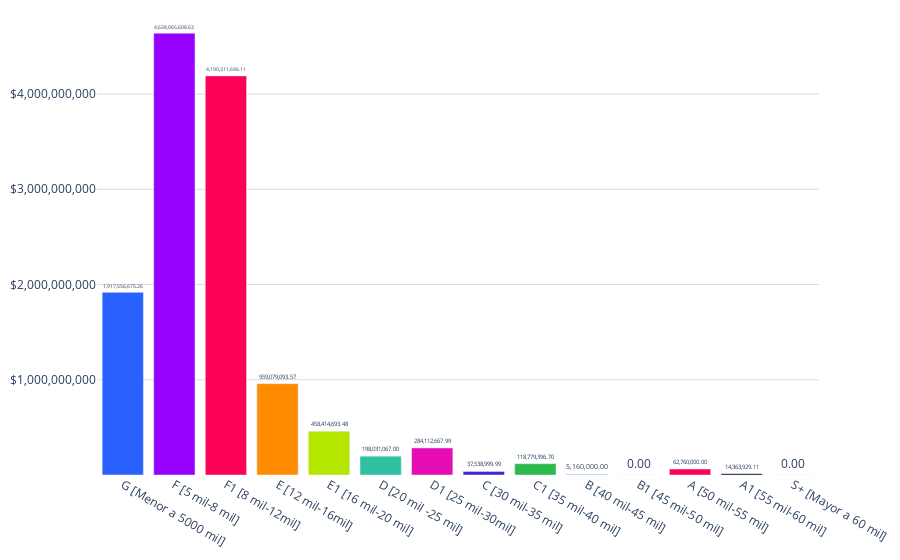

The notebook cell saved with this chart:
### Code cell
pd.options.display.float_format = '{:,.2f}'.format # Mostrar comas como separadores de miles y dos decimales
colores = ['#2962ff', '#9500ff', '#ff0059', '#ff8c00', '#b4e600', '#2EC2A2','#E50CB6','#4225CF','#2CBA4D','#2962ff', '#9500ff', '#ff0059']

fig = go.Figure()
fig.add_trace(go.Bar(
    x=df_volumen_ms_parejas['Label'],  # Eje x: Categoría
    y=df_volumen_ms_parejas['Suma_Volumen'],  # Eje y: Cantidad
    text=df_volumen_ms_parejas['Suma_Volumen'].apply(lambda x: '{:,.2f}'.format(x)),  # Texto con el formato deseado
    textposition='outside',  # Posición del texto (parte superior de las barras)
    marker_color=colores,  # Especifica los colores de las barras
))
fig.update_layout(
    #title='Volumen del mercado salarial de parejas',  # Título de la gráfica
    title_x=0.5,
    yaxis=dict(
        #title='Total valor',  # Título del eje y
        tickvals=[1000000000, 2000000000, 3000000000, 4000000000, 5000000000],  # Posiciones de las líneas del eje y
        ticktext=['$1,000,000,000', '$2,000,000,000', '$3,000,000,000', '$4,000,000,000', '$5,000,000,000'],  # Etiquetas de las líneas del eje y
        gridcolor='#dddcda', # Color de las líneas que dividen los rangos del eje Y
        gridwidth=1, # Ancho de las líneas que dividen los rangos del eje Y
    ),
    margin=dict(l=10, r=10, t=10, b=10),  # Ajusta los márgenes (left, right, top, bottom)        
    plot_bgcolor='rgba(0,0,0,0)',  # Color de fondo del gráfico
)

# Exportar gráfica como archivo HTML
def guardar_grafico_como_html(fig, nombre_archivo,  carpeta='assets/graficas'):
    # Crear la carpeta si no existe
    if not os.path.exists(carpeta):
        os.makedirs(carpeta)
    
    # Gráfica como archivo HTML en la carpeta especificada
    pio.write_html(fig, f'{carpeta}/{nombre_archivo}.html')

# Exportar
guardar_grafico_como_html(fig, 'g_bar_mercadosalario_parejas_vol',  carpeta='assets/graficas')

fig.show()

### Figure 1 — Plotly figure (JSON) as saved in the notebook; plotly's stock layout.template omitted (floating-point values rounded to 4 significant figures)
{"data": [{"marker": {"color": ["#2962ff", "#9500ff", "#ff0059", "#ff8c00", "#b4e600", "#2EC2A2", "#E50CB6", "#4225CF", "#2CBA4D", "#2962ff", "#9500ff", "#ff0059"]}, "text": ["1,917,556,675.26", "4,638,065,608.63", "4,190,311,696.11", "959,079,093.57", "458,414,693.48", "198,031,067.00", "284,112,667.99", "37,538,999.99", "118,779,396.70", "5,160,000.00", "0.00", "62,760,000.00", "14,363,929.11", "0.00"], "textposition": "outside", "type": "bar", "x": ["G [Menor a 5000 mil]", "F [5 mil-8 mil]", "F1 [8 mil-12mil]", "E [12 mil-16mil]", "E1 [16 mil-20 mil]", "D [20 mil -25 mil]", "D1 [25 mil-30mil]", "C [30 mil-35 mil]", "C1 [35 mil-40 mil]", "B [40 mil-45 mil]", "B1 [45 mil-50 mil]", "A [50 mil-55 mil]", "A1 [55 mil-60 mil]", "S+ [Mayor a 60 mil]"], "y": [1918000000.0, 4638000000.0, 4190000000.0, 959100000.0, 458400000.0, 198031067, 284100000.0, 37540000.0, 118800000.0, 5160000, 0, 62760000, 14360000.0, 0]}], "layout": {"margin": {"b": 10, "l": 10, "r": 10, "t": 10}, "plot_bgcolor": "rgba(0,0,0,0)", "title": {"x": 0.5}, "yaxis": {"gridcolor": "#dddcda", "gridwidth": 1, "ticktext": ["$1,000,000,000", "$2,000,000,000", "$3,000,000,000", "$4,000,000,000", "$5,000,000,000"], "tickvals": [1000000000, 2000000000, 3000000000, 4000000000, 5000000000]}}}
